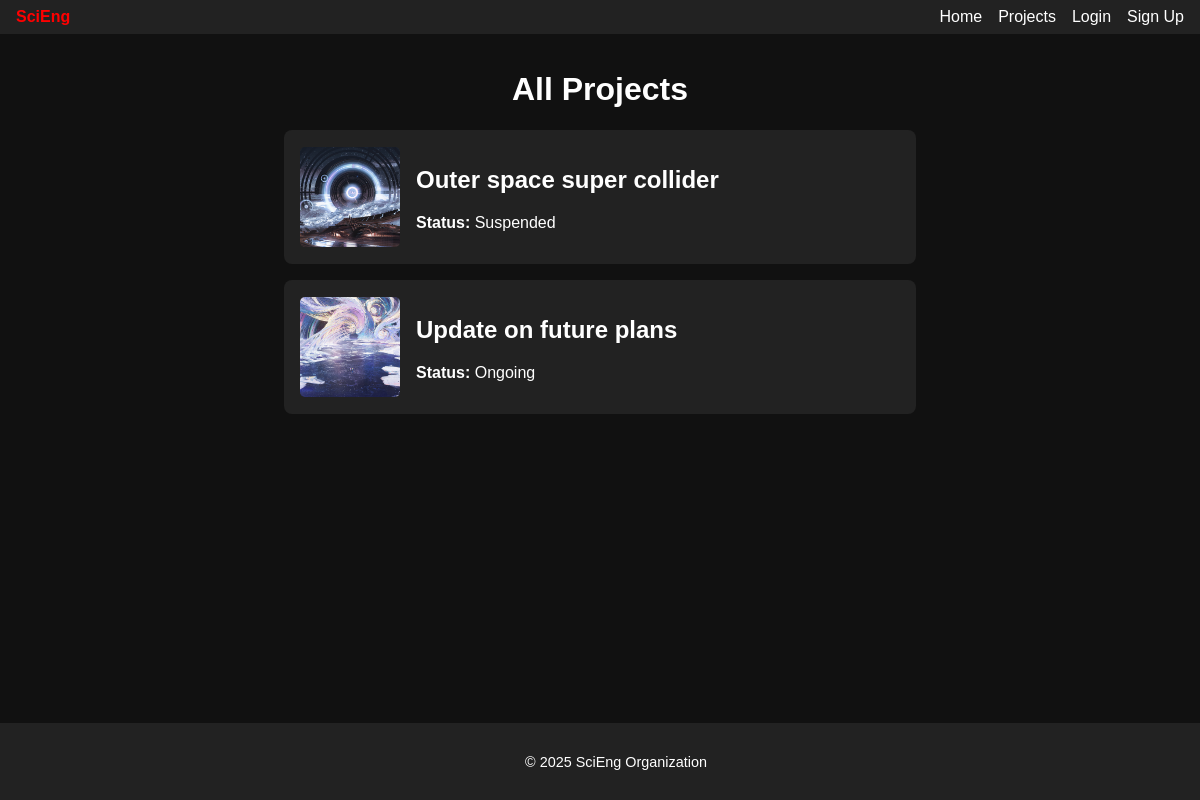
/projects/, run on the app's committed database.
### main/models.py (models this page shows, shortened)
class Project(models.Model):
    STATUS_CHOICES = [
        ('ONGOING', 'Ongoing'),
        ('COMPLETED', 'Completed'),
        ('SUSPENDED', 'Suspended'),
    ]
    title = models.CharField(max_length=200)
    description = models.TextField()
    date_created = models.DateField(auto_now_add=True)
    status = models.CharField(max_length=10, choices=STATUS_CHOICES, default='ONGOING')
    created_by = models.ForeignKey(User, on_delete=models.CASCADE, null=True, blank=True)
    image = models.ImageField(upload_to='project_images/', null=True, blank=True)

### main/views.py (the view)
# urls.py: path('projects/', views.project_list, name='project_list'),
def project_list(request):
    projects = Project.objects.all()
    return render(request, 'main/project_list.html', {'projects': projects})

### main/templates/main/project_list.html (shortened to what this page needs)
<!DOCTYPE html>
<html lang="en">
<head>
    {% load static %}
    <link rel="stylesheet" href="{% static 'main/css/style.css' %}">
</head>
<body>
    <header>
        <nav class="navbar">
            <a href="{% url 'home' %}" class="nav-brand">SciEng</a>
            <ul class="nav-menu">
                <li><a href="{% url 'home' %}">Home</a></li>
                <li><a href="{% url 'project_list' %}">Projects</a></li>
                {% if user.is_authenticated %}
                  <li>
                    <form method="POST" action="{% url 'logout' %}">
                      {% csrf_token %}
                      <button type="submit" class="logout-btn">Logout</button>
                    </form>
                  </li>
                {% else %}
                  <li><a href="{% url 'login' %}">Login</a></li>
                  <li><a href="{% url 'signup' %}">Sign Up</a></li>
                {% endif %}
            </ul>
        </nav>
    </header>
    <div class="container">
      <h1>All Projects</h1>
      <ul class="project-list">
        {% for project in projects %}
            <li class="project-item">
              <a href="{% url 'project_detail' project.id %}" class="project-link">
                {% if project.image %}
                  <img src="{{ project.image.url }}" alt="{{ project.title }}" class="project-image" >
                {% else %}
                  <img src="{% static 'main/images/default.png' %}" alt="No Image" class="project-image">
                {% endif %}
                <div class="project-info">
                    <h2>{{ project.title }}</h2>
                    <p><strong>Status:</strong> {{ project.get_status_display }}</p>
                </div>
              </a>
            </li>
        {% endfor %}
      </ul>
    </div>
    <footer>
        <p>&copy; 2025 SciEng Organization</p>
    </footer>
</body>
</html>

### main/static/main/css/style.css (style rules this page uses)
body { margin: 0; font-family: Arial, sans-serif; background-color: #111; color: #fff; }
img { max-width: 600px; height: auto; display: inline-block; margin-right: 10px; }
.navbar { display: flex; justify-content: space-between; align-items: center; background-color: #222; padding: 0.5rem 1rem; }
.nav-brand { font-weight: bold; color: #ff0000; text-decoration: none; }
.nav-menu { list-style: none; display: flex; gap: 1rem; margin: 0; }
.nav-menu a { color: #fff; text-decoration: none; }
.container { max-width: 800px; margin: 0 auto; padding: 1rem; text-align: center; }
.project-list { list-style-type: none; margin: 0; padding: 0; display: flex; flex-direction: column; align-items: center; }
.project-item { width: 100%; max-width: 600px; background-color: #222; margin-bottom: 1rem; padding: 1rem; border-radius: 8px; }
.project-link { display: flex; align-items: center; text-decoration: none; color: inherit; width: 100%; }
.project-image { width: 100px; height: 100px; object-fit: cover; margin-right: 1rem; border-radius: 5px; }
.project-info { flex: 1; text-align: left; }
footer { text-align: center; background-color: #222; padding: 1rem; position: fixed; bottom: 0; width: 100%; color: #fff; font-size: 0.9rem; }

### data on the page
Project: image (picture), title "Outer space super collider", status "Suspended"
Project: image (picture), title "Update on future plans", status "Ongoing"
